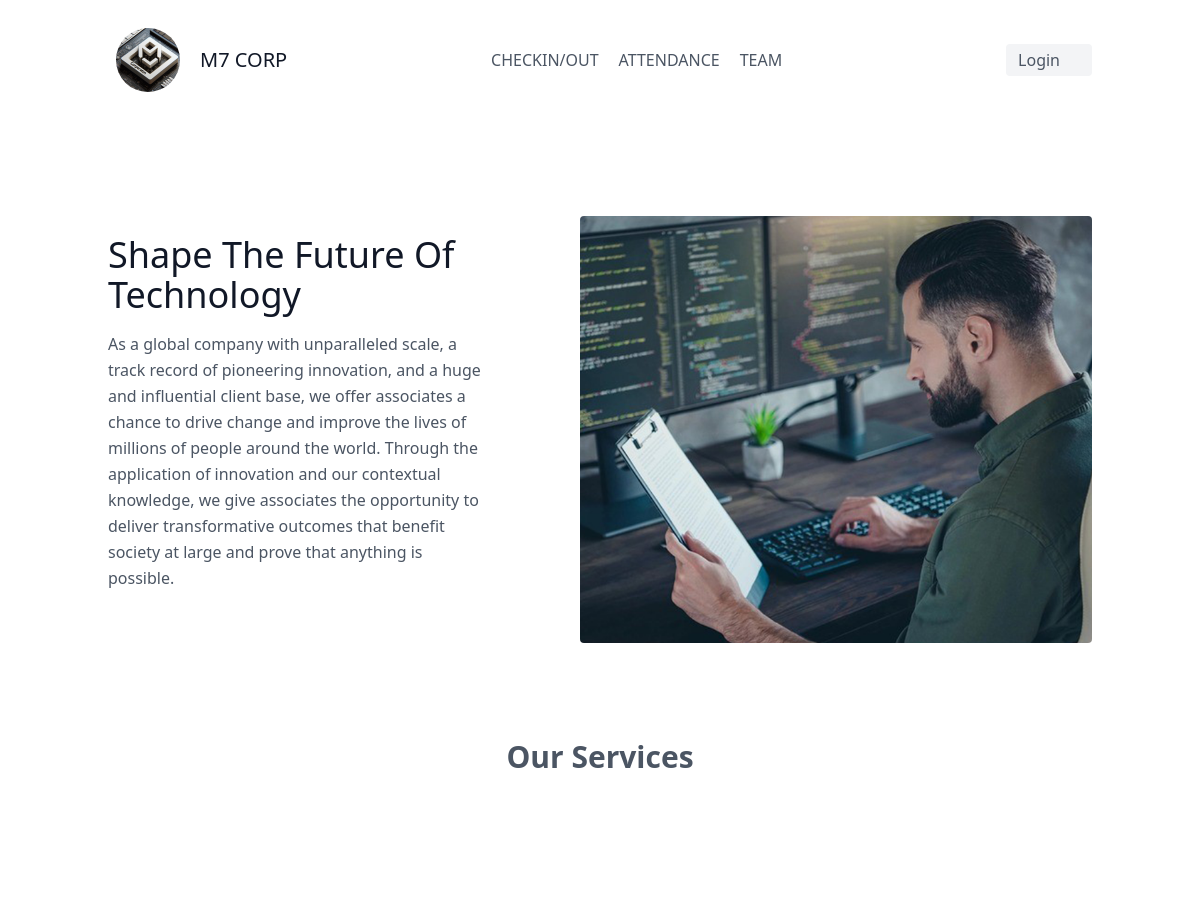
The app's page / (upper part), older data.
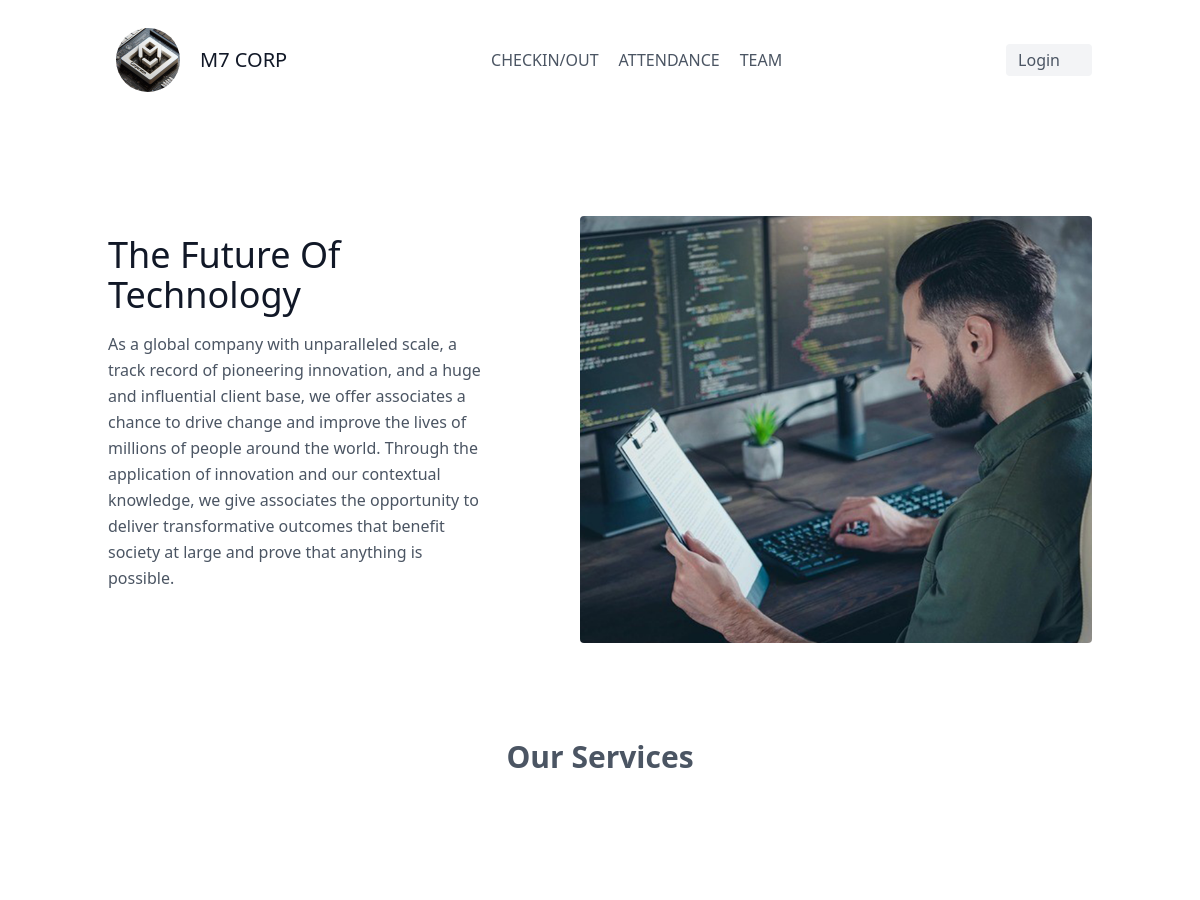
The same page, newer data.
### portal/models.py (models this page shows)
class Hero(models.Model):
    id = models.BigAutoField(primary_key=True)
    title = models.CharField(max_length=100)
    description = models.TextField()
    image = models.ImageField(upload_to='hero_images')

### portal/views.py (the view)
# urls.py: 2. Add a URL to urlpatterns:  path('', views.home, name='home')
def home(request):
    hero = Hero.objects.first()  # Assuming you only have one Hero instance
    features = Feature.objects.all()
    services = Service.objects.all()
    context = {
        'hero': hero,
        'features': features,
        'services': services,
    }
    return render(request, 'portal/home.html', context)

### portal/templates/portal/home.html (shortened to what this page needs)
<!DOCTYPE html>
{% load static %}
<html style="font-size: 16px;" lang="en">
<head>
    <script src="https://cdn.tailwindcss.com"></script>
</head>
<body>
    {% include 'portal/navbar.html' %}
<section id="hero" class="text-gray-600 body-font">
  <div class="container mx-auto flex px-5 py-24 md:flex-row flex-col items-center">
      <div class="lg:flex-grow md:w-1/2 lg:pr-24 md:pr-16 flex flex-col md:items-start md:text-left mb-16 md:mb-0 items-center text-center">
          <h1 class="title-font sm:text-4xl text-3xl mb-4 font-medium text-gray-900">{{ hero.title }}</h1>
          <p class="mb-8 leading-relaxed">{{ hero.description }}</p>
      </div>
      <div class="lg:max-w-lg lg:w-full md:w-1/2 w-5/6">
          <img class="object-cover object-center rounded" alt="hero" src="{{ hero.image.url }}">
      </div>
  </div>
</section>
<section id="services" class="text-gray-600 body-font">
  <h1 class="text-3xl font-bold mb-8 text-center">Our Services</h1>
  <div class="container px-5 py-24 mx-auto flex flex-wrap">
  </div>
</section>
</body>
</html>

Row changes from the older to the newer data that the page shows:
changed Hero: title "Shape The Future Of Technology" → "The Future Of Technology"
